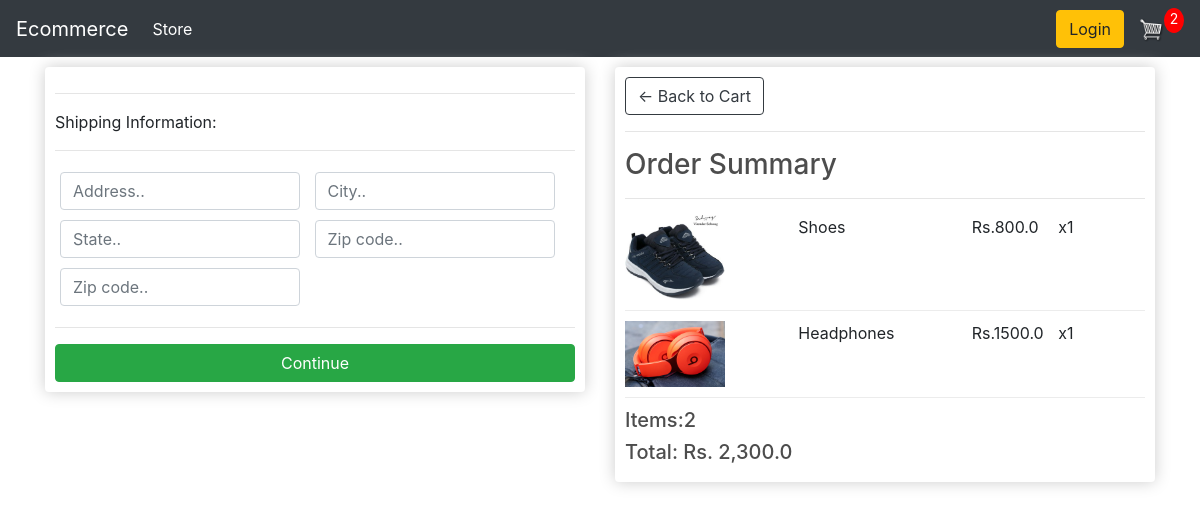
/checkout/ (signed in), run on an earlier commit of the app's database.
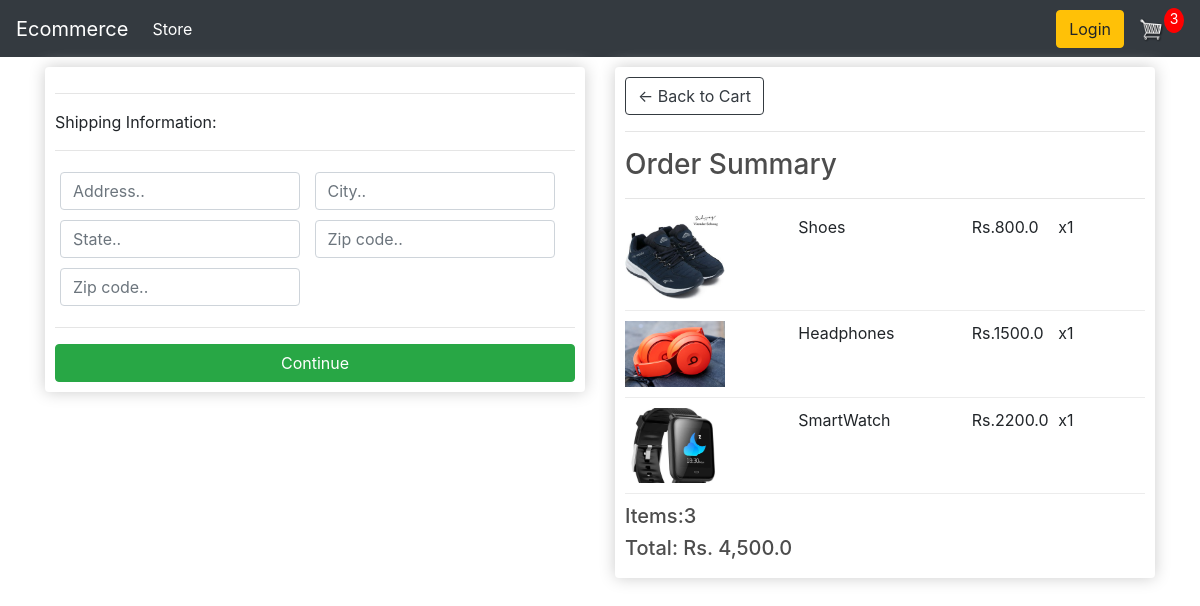
And on a later commit of the database.
### store/models.py (models this page shows, shortened)
class OrderItem(models.Model):
    product = models.ForeignKey(Product, on_delete=models.SET_NULL, null=True)
    order = models.ForeignKey(Order, on_delete=models.SET_NULL, null=True)
    quantity = models.IntegerField(default=0, null=True, blank=True)
    date_added = models.DateTimeField(auto_now_add=True)
    @property
    def get_total(self):
        return self.product.price * self.quantity

class Product(models.Model):
    name = models.CharField(max_length=200, null=True)
    price = models.FloatField()
    digital = models.BooleanField(default=False, null=True, blank=False)
    image = models.ImageField(null=True, blank=True)

class Order(models.Model):
    customer = models.ForeignKey(
        Customer, on_delete=models.SET_NULL, blank=True, null=True)
    data_ordered = models.DateField(auto_now_add=True)
    complete = models.BooleanField(default=False, null=True, blank=False)
    transaction_id = models.CharField(max_length=200, null=True)
    @property
    def shipping(self):
        shipping = False
        orderitems = self.orderitem_set.all()
        for i in orderitems:
            if i.product.digital == False:
                shipping = True
        return shipping
    @property
    def get_cart_total(self):
        orderitems = self.orderitem_set.all()
        total = sum([item.quantity for item in orderitems])
        return "{:,}".format(total)
    @property
    def get_cart_items(self):
        orderitems = self.orderitem_set.all()
        total = sum([item.get_total for item in orderitems])
        return "{:,}".format(total)

### store/views.py (the view)
# urls.py: path('checkout/', views.checkout, name='checkout'),
def checkout(request):
    data = cartData(request)
    cartItems = data['cartItems']
    items = data['items']
    order = data['order']
    context = {'items': items, 'order': order,
               'cartItems': cartItems, 'shipping': False}
    return render(request, 'store/checkout.html', context)

### store/utils.py (called while the page is built)
def cartData(request):
    if request.user.is_authenticated:
        customer = request.user.customer
        order, created = Order.objects.get_or_create(
            customer=customer, complete=False)
        items = order.orderitem_set.all()
        cartItems = order.get_cart_total
    else:
        cookieData = cookieCart(request)
        cartItems = cookieData['cartItems']
        order = cookieData['order']
        items = cookieData['items']
    return {'items': items, 'order': order, 'cartItems': cartItems}

### store/templates/store/checkout.html (shortened to what this page needs)
{% extends 'store/main.html' %} {% load static %} {% block content %}
<div class="row">
  <div class="col-lg-6">
    <div class="box-element" id="form-wrapper">
      <form id="form">
        <div id="shipping-info">
          <hr />
          <p>Shipping Information:</p>
          <hr />
          <div class="form-field">
            <input
              class="form-control"
              type="text"
              name="address"
              placeholder="Address.."
            />
          </div>
          <div class="form-field">
            <input
              class="form-control"
              type="text"
              name="city"
              placeholder="City.."
            />
          </div>
          <div class="form-field">
            <input
              class="form-control"
              type="text"
              name="state"
              placeholder="State.."
            />
          </div>
          <div class="form-field">
            <input
              class="form-control"
              type="text"
              name="zipcode"
              placeholder="Zip code.."
            />
          </div>
          <div class="form-field">
            <input
              class="form-control"
              type="text"
              name="country"
              placeholder="Zip code.."
            />
          </div>
        </div>
        <hr />
        <input
          id="form-button"
          class="btn btn-success btn-block"
          type="submit"
          value="Continue"
        />
      </form>
    </div>
    <br />
  </div>
  <div class="col-lg-6">
    <div class="box-element">
      <a class="btn btn-outline-dark" href="{% url 'cart' %}"
        >&#x2190; Back to Cart</a
      >
      <hr />
      <h3>Order Summary</h3>
      <hr />
      {% for item in items %}
      <div class="cart-row">
        <div style="flex: 2;">
          <img class="row-image" src="{{item.product.image.url}}" />
        </div>
        <div style="flex: 2;"><p>{{item.product.name}}</p></div>
        <div style="flex: 1;">
          <p>Rs.{{item.product.price}}</p>
        </div>
        <div style="flex: 1;"><p>x{{item.quantity}}</p></div>
      </div>
      {% endfor %}
      <h5>Items:{{order.get_cart_total}}</h5>
      <h5>Total: Rs. {{ order.get_cart_items}}</h5>
    </div>
  </div>
</div>
{% endblock content %}

What changed in the data, as far as the page shows it:
added OrderItem: product.image (picture), product.name "SmartWatch", product.price "2200.0", quantity "1"
computed for Order: get_cart_total "2" → "3"; get_cart_items "2,300.0" → "4,500.0"
Also different on the page:
{{ cartItems }}: "2" → "3"
